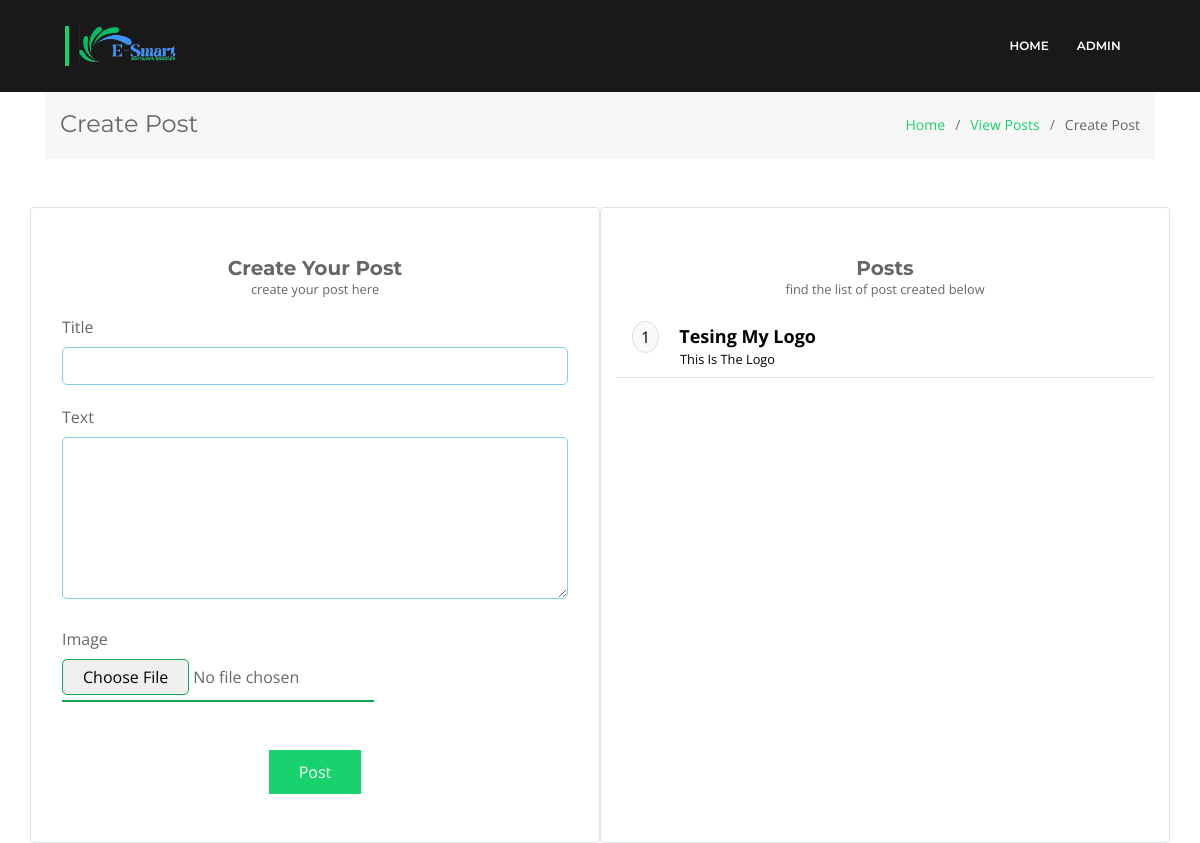
/post/create (signed in), run on an earlier commit of the app's database.
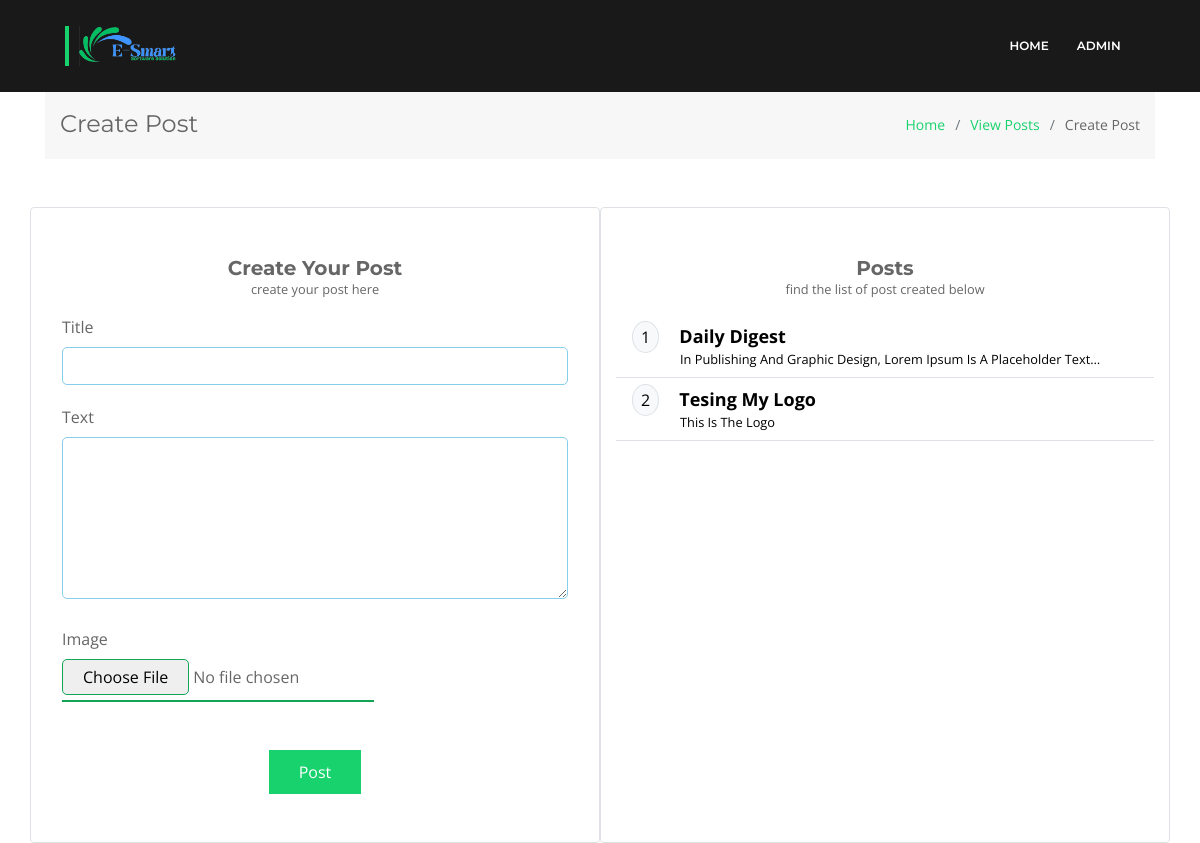
And on a later commit of the database.
### blog/models.py (models this page shows, shortened)
class Post(models.Model, HitCountMixin):
    user = models.ForeignKey(User, on_delete=models.CASCADE)
    title = models.CharField(max_length=250)
    text = models.TextField(max_length=1000)
    like = models.IntegerField(default=0)
    view = models.IntegerField(null=True, default=0)
    created_at = models.DateTimeField(auto_now=True)
    updated_at = models.DateTimeField(auto_now=True)

### blog/views.py (the view, shortened to what this page needs)
# urls.py: path('post/create', views.create_post, name='create_post'),
def create_post(request):
    blog_post_form=BlogPostForm()
    image_form = PostImageForm()
    recent_post = Post.objects.filter(user=request.user).order_by('-created_at')[:5]
    context = {
        'post_form':blog_post_form,
        'image_form':image_form,
        'recent_post':recent_post
    }
    return render(request, 'forms/post_form.html', context)

### blog/forms.py
class BlogPostForm(forms.ModelForm):
    class Meta:
        model = Post
        fields = ['title','text']
        widgets = {
            'title': forms.TextInput(attrs={
                'class':'form-control shadow-none',
                'required':True }),
            'text': forms.Textarea(attrs={
                'rows':6,
                'required':True
                })
        }

class PostImageForm(forms.ModelForm):
    class Meta:
        model = PostImage
        field = "__all___"
        exclude = ('post',)
        widgets = {
            'image': forms.FileInput(attrs={'type':'file'})
        }

### templates/forms/post_form.html (shortened to what this page needs)
{% load static %}
{% include '../links/link.html' %}
{% include './sub-header.html' %}
<div class="container">
   <section class="breadcrumbs">
    <div class="container">
      <div class="d-flex justify-content-between align-items-center">
        <h2>Create Post</h2>
        <ol>
          <li><a href="{%  url 'index' %}">Home</a></li>
          <li><a href="{% url 'project_list' %}">View Posts</a></li>
          <li>Create Post</li>
        </ol>
      </div>
    </div>
  </section>
    <div class="row">
        <div class="col-lg-6 col-md-6 col-sm-12 pt-5 border rounded">
            <div class="text-center mb-3">
                <h5 class="font-weight-bold p-0 m-0">Create Your Post</h5>
                <small>create your post here</small>
            </div>
            <form action="{% url 'create_post' %}" enctype="multipart/form-data" method="POST" class="px-3" >
                {% for field in post_form %}
                <label class="">{{field.label}}</label>
                <div class="" >{{field}}</div>
                {% endfor %}
                {% for field in image_form %}
                <label class="mt-2">{{field.label}}</label>
                {{field}}
                {% endfor %}
                <div class="text-center my-5">
                    <button type="submit">Post</button>
                </div>
            </form>
        </div>
        <div class="col-lg-6 col-md-6 col-sm-12 border rounded">
            <div class="post-container my-5">
                <div class="text-center mb-3">
                    <h5 class="font-weight-bold m-0 p-0">
                        Posts
                    </h5>
                    <small>find the list of post created below</small>
                </div>
                <div class="posts">
                    {% for post in recent_post %}
                    <div class="item-container px-3 py-2 text-capitalize border-bottom">
                        <a href="{% url 'post_view' post.id %}">
                            <span class="rounded-circle border px-2 py-1 bg-light mr-3">{{forloop.counter}}</span>
                            <p class="post-title d-inline">{{post.title}}</p><br>
                            <small class="modernWay ml-5">{{post.text}}</small>
                        </a>
                    </div>
                    {% endfor %}
                </div>
            </div>
        </div>
    </div>
</div>

What changed in the data, as far as the page shows it:
added Post: title "Daily Digest", text "In Publishing And Graphic Design, Lorem Ipsum Is A Placeholder…"
